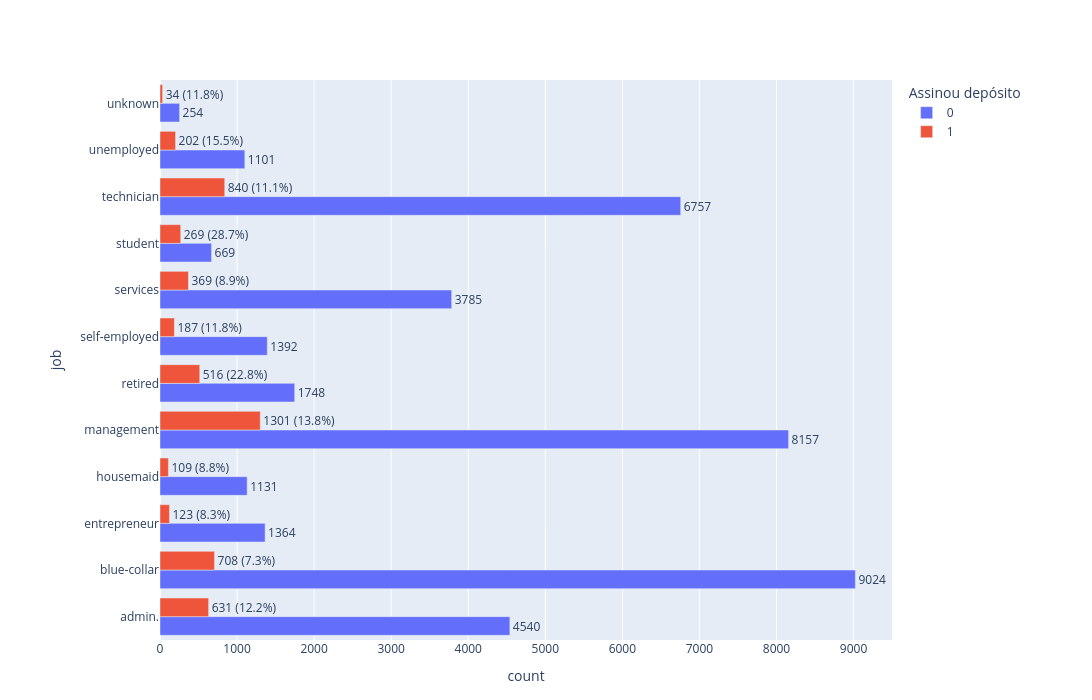

The notebook cell saved with this chart:
### Code cell
# transforma y em string pra virar categoria (remove colorbar)
df_plot['y'] = df_plot['y'].astype(str)

fig = px.bar(
    df_plot,
    y='job', #profissoes no eixo y
    x='count', #a contagem no eixo x
    color='y', # cada valor de y ganha uma cor diferente
    barmode='group', # as barras de cada grupo ficam lado a lado ao inves de empilhadas
    orientation='h', #barras na horizontal
    text='label', #o texto que vai aparecer em cima das barras
    color_discrete_map={
        '0': '#636EFA',  # azul claro
        '1': '#EF553B'   # verde claro
    },
    labels={
        'y': 'Assinou depósito'
    } # renomeia a legenda de y para "Assinou depósito"
)

fig.update_traces(
    textposition='outside', #coloca o texto fora da barra
    cliponaxis=False #nao corta o texto na borda do grafico
)

fig.update_layout(
    width=1200, #largura do grafico
    height=700, #altura do grafico
    margin=dict(l=160, r=200, t=80, b=60) #margem do grafico
)
fig.show()

### Figure 1 — Plotly figure (JSON) as saved in the notebook; plotly's stock layout.template omitted (floating-point values rounded to 4 significant figures)
{"data": [{"alignmentgroup": "True", "cliponaxis": false, "hovertemplate": "Assinou depósito=0<br>count=%{x}<br>job=%{y}<br>label=%{text}<extra></extra>", "legendgroup": "0", "marker": {"color": "#636EFA", "pattern": {"shape": ""}}, "name": "0", "offsetgroup": "0", "orientation": "h", "showlegend": true, "text": ["4540", "9024", "1364", "1131", "8157", "1748", "1392", "3785", "669", "6757", "1101", "254"], "textposition": "outside", "type": "bar", "x": [4540, 9024, 1364, 1131, 8157, 1748, 1392, 3785, 669, 6757, 1101, 254], "xaxis": "x", "y": ["admin.", "blue-collar", "entrepreneur", "housemaid", "management", "retired", "self-employed", "services", "student", "technician", "unemployed", "unknown"], "yaxis": "y"}, {"alignmentgroup": "True", "cliponaxis": false, "hovertemplate": "Assinou depósito=1<br>count=%{x}<br>job=%{y}<br>label=%{text}<extra></extra>", "legendgroup": "1", "marker": {"color": "#EF553B", "pattern": {"shape": ""}}, "name": "1", "offsetgroup": "1", "orientation": "h", "showlegend": true, "text": ["631 (12.2%)", "708 (7.3%)", "123 (8.3%)", "109 (8.8%)", "1301 (13.8%)", "516 (22.8%)", "187 (11.8%)", "369 (8.9%)", "269 (28.7%)", "840 (11.1%)", "202 (15.5%)", "34 (11.8%)"], "textposition": "outside", "type": "bar", "x": [631, 708, 123, 109, 1301, 516, 187, 369, 269, 840, 202, 34], "xaxis": "x", "y": ["admin.", "blue-collar", "entrepreneur", "housemaid", "management", "retired", "self-employed", "services", "student", "technician", "unemployed", "unknown"], "yaxis": "y"}], "layout": {"barmode": "group", "height": 700, "legend": {"title": {"text": "Assinou depósito"}, "tracegroupgap": 0}, "margin": {"b": 60, "l": 160, "r": 200, "t": 80}, "width": 1200, "xaxis": {"anchor": "y", "domain": [0, 1], "title": {"text": "count"}}, "yaxis": {"anchor": "x", "domain": [0, 1], "title": {"text": "job"}}}}
